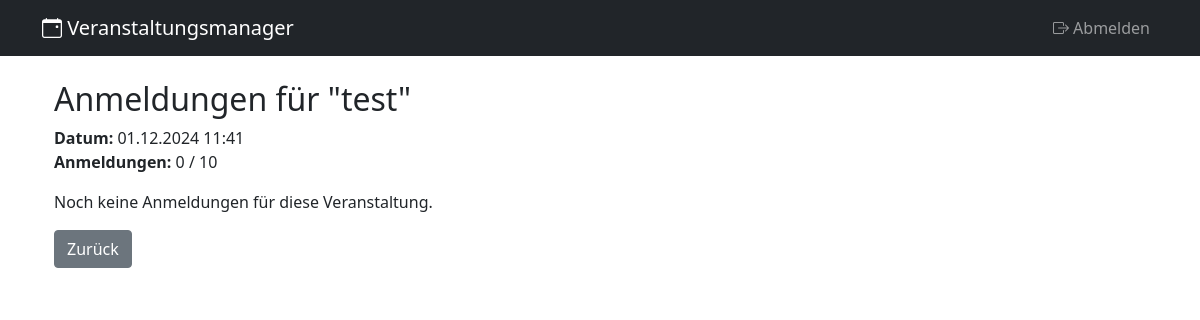
Screenshot of /event/1/registrations (signed in) with the database file from the repository.
### app/models/models.py (models this page shows)
class Event(db.Model):
    id = db.Column(db.Integer, primary_key=True)
    title = db.Column(db.String(100), nullable=False)
    description = db.Column(db.Text, nullable=True)
    date = db.Column(db.DateTime, nullable=False)
    capacity = db.Column(db.Integer, nullable=False)
    bookings = db.Column(db.Integer, default=0)
    room = db.Column(db.String(100), nullable=True)
    address = db.Column(db.String(200), nullable=True)
    is_visible = db.Column(db.Boolean, default=True, nullable=False)
    price = db.Column(db.Float, nullable=False, default=0.0)

### app/routes/main.py (the view)
@bp.route('/event/<int:event_id>/registrations')
@login_required
def view_registrations(event_id):
    event = Event.query.get_or_404(event_id)
    bookings = Booking.query.filter_by(event_id=event_id).order_by(Booking.created_at.desc()).all()
    return render_template('registrations.html', event=event, bookings=bookings)

### app/app.py (called while the page is built)
def create_app(test_config=None):
    app = Flask(__name__, instance_relative_config=True)
    import logging
    logging.basicConfig(level=logging.DEBUG)
    app.logger.setLevel(logging.DEBUG)
    app.config.from_object('nada.app.config.Config')
    if test_config is not None:
        app.config.update(test_config)
    try:
        os.makedirs(app.instance_path)
    except OSError:
        pass
    db.init_app(app)
    login_manager.init_app(app)
    from .routes import main, auth
    app.register_blueprint(main.bp)
    app.register_blueprint(auth.bp)
    @login_manager.user_loader
    def load_user(user_id):
        from .models import User
        return User.query.get(int(user_id))
    return app

### app/templates/registrations.html
{% extends "base.html" %}
{% block content %}
<div class="container mt-4">
    <h2>Anmeldungen für "{{ event.title }}"</h2>
    <p>
        <strong>Datum:</strong> {{ event.date.strftime('%d.%m.%Y %H:%M') }}<br>
        <strong>Anmeldungen:</strong> {{ bookings|length }} / {{ event.capacity }}
    </p>
    {% if bookings %}
    <div class="table-responsive">
        <table class="table table-striped">
            <thead>
                <tr>
                    <th>Name</th>
                    <th>Email</th>
                    <th>Telefon</th>
                    <th>Anmeldedatum</th>
                    <th>Aktionen</th>
                </tr>
            </thead>
            <tbody>
                {% for booking in bookings %}
                <tr>
                    <td>{{ booking.name }}</td>
                    <td>{{ booking.email }}</td>
                    <td>{{ booking.phone }}</td>
                    <td>{{ booking.created_at.strftime('%d.%m.%Y %H:%M') }}</td>
                    <td>
                        <form action="{{ url_for('main.delete_booking', booking_id=booking.id) }}" method="POST" style="display: inline;">
                            <button type="submit" class="btn btn-danger btn-sm" onclick="return confirm('Möchten Sie diese Anmeldung wirklich löschen?')">
                                Löschen
                            </button>
                        </form>
                    </td>
                </tr>
                {% endfor %}
            </tbody>
        </table>
    </div>
    {% else %}
    <p>Noch keine Anmeldungen für diese Veranstaltung.</p>
    {% endif %}
    <a href="{{ url_for('main.index') }}" class="btn btn-secondary">Zurück</a>
</div>
{% endblock %}

### rows the page displays
Event: title "test", date "01.12.2024 11:41", capacity "10"

### other values shown
{{ bookings|length }} "0"
